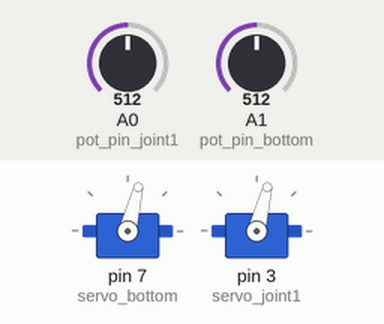
Simulated run of this sketch. Board: Arduino Uno, built with avr-gcc and run on an emulated ATmega328P. On the bench: 2 × servo. Inputs (shaded band) come from the test bench; at power-on: A0 (pot_pin_joint1) = 512, A1 (pot_pin_bottom) = 512.

Above: at 1.2 s.
1.3 s: A0 (pot_pin_joint1) set to 716
At 1.6 s:
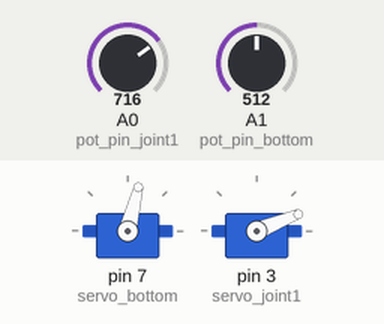
2.8 s: A1 (pot_pin_bottom) set to 716
At 4.0 s:
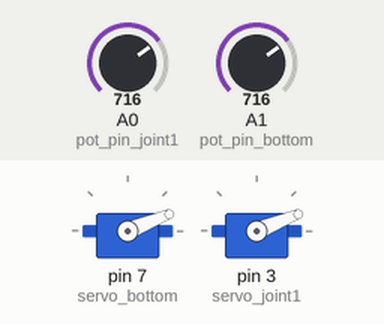
4.3 s: A0 (pot_pin_joint1) set to 900
At 5.1 s:
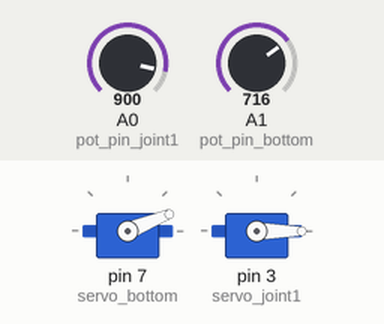
5.8 s: A1 (pot_pin_bottom) set to 900
At 6.2 s:
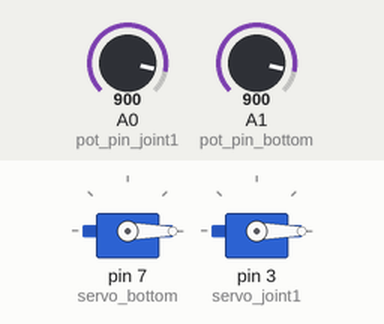
7.3 s: A0 (pot_pin_joint1) set to 511
At 8.4 s:
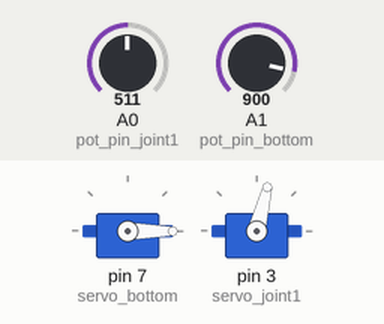
8.8 s: A1 (pot_pin_bottom) set to 306
At 9.7 s:
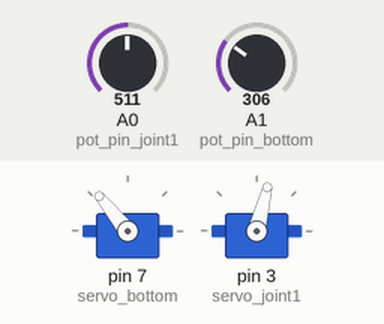
Timing chart, 0 to 11.3 s (numbered marks = the images above; inputs shaded):
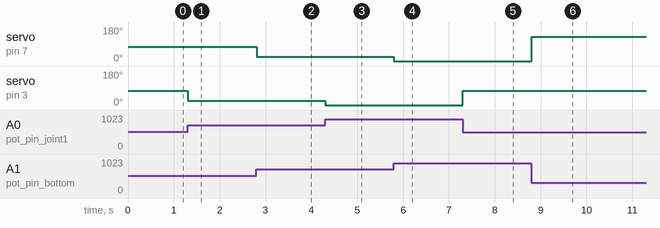

Measured:
- after the input at 1.3 s, servo on pin 3 (servo_joint1): 76° → 22° at once
- after the input at 2.8 s, servo on pin 7 (servo_bottom): 76° → 22° at once
- after the input at 4.3 s, servo on pin 3 (servo_joint1): 22° → 0° at once
- after the input at 5.8 s, servo on pin 7 (servo_bottom): 22° → 0° at once
- after the input at 7.3 s, servo on pin 3 (servo_joint1): 0° → 76° at once
- after the input at 8.8 s, servo on pin 7 (servo_bottom): 0° → 129° at once

The sketch:

Major_Project.ino
```cpp
#include <Servo.h>


int pot_pin_bottom = A1;
int pot_pin_joint1 = A0;


int value_bottom;
int value_joint1;


Servo servo_bottom;
Servo servo_joint1;


void setup() {
  servo_bottom.attach(7);
  servo_joint1.attach(3);
  Serial.begin(9600);
}

void loop() {
  int pot_inputs[4];

  pot_inputs[1] = analogRead(pot_pin_bottom);
  pot_inputs[2] = analogRead(pot_pin_joint1);


  value_bottom = map(pot_inputs[1], 110, 800, 180, 0);
  value_joint1 = map(pot_inputs[2], 110, 800, 180, 0);


  servo_bottom.write(value_bottom);
  servo_joint1.write(value_joint1);

  delay(5);
}
```
